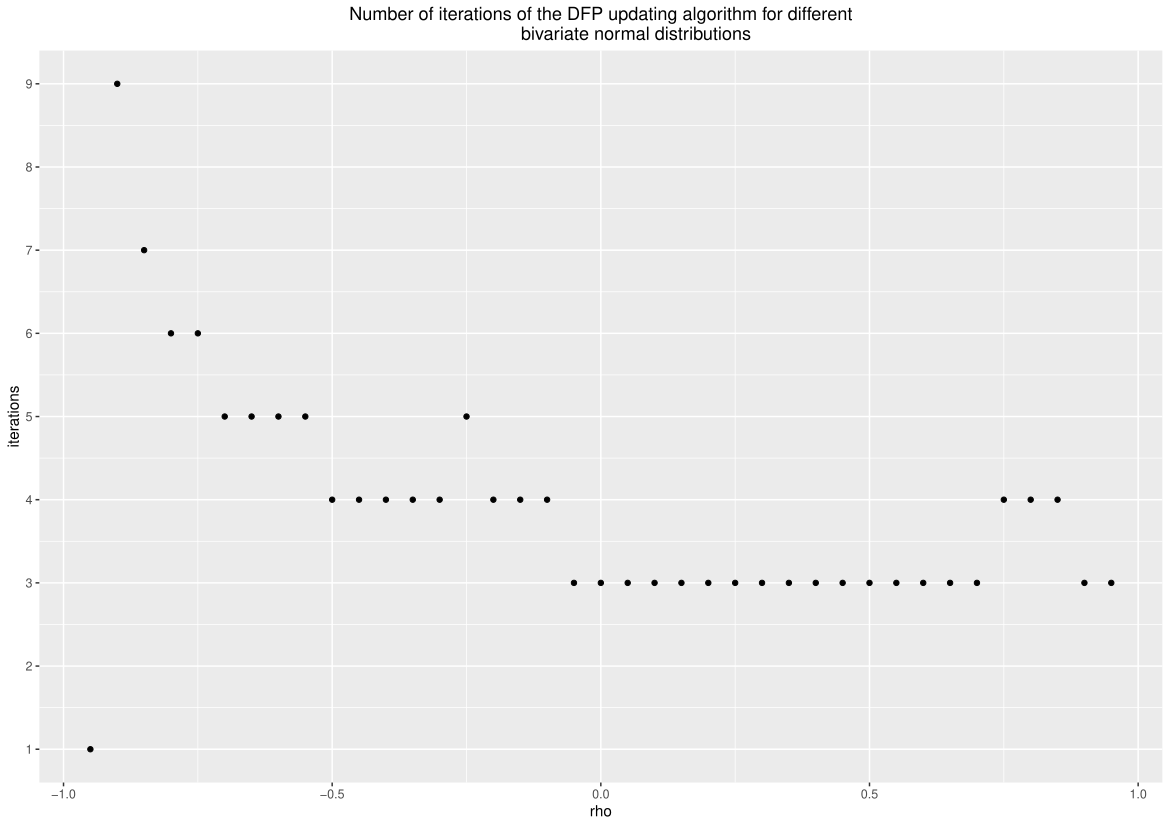

The script that drew this image:
# Name: Christian Peters

library(numDeriv)
library(mvtnorm)
library(ggplot2)

# No. 2)
# ======

#' Implementation of a quasi-newton optimization algorithm using the DFP update.
#' 
#' @param f       The function to optimize.
#' @param start   The starting point.
#' @param tol     The minimum step size. Used as a stopping criterion.
#' @param maxIter Upper threshold for the maximum number of iterations.
#' 
#' @return A list with two entries: The result and the number of iterations.
dfpOptim <- function(f, start, tol=1e-4, maxIter=50) {
  # approximation of the inverse hessian matrix that is updated according
  # to the DFP update rule
  invHessian <- diag(length(start))
  last <- start
  curIter <- 1
  curGradient <- grad(f, start)
  
  repeat {
    # find the best stepsize
    ny <- optimize(function(x) {
        f(last - x * (invHessian %*% curGradient)[,1])
        # don't take steps bigger than a newton step
      }, interval=c(-1, 1))$minimum
    
    # take a step
    deltaTheta <- -ny * (invHessian %*% curGradient)[,1]
    new <- last + deltaTheta
    
    # check stopping conditions
    if (norm(new - last, type='2') < tol || curIter >= maxIter) {
      return(list(result=new, iterations=curIter))
    }
    
    # approximate the next gradient
    nextGradient <- grad(f, new)
    
    # update the inverse hessian approximation using the DFP update
    g <- nextGradient - curGradient
    
    dfpUpdate <- (deltaTheta %*% t(deltaTheta)) / (t(g) %*% deltaTheta)[1, 1] - 
      (invHessian %*% g %*% t(g) %*% invHessian) / (t(g) %*% invHessian %*% g)[1, 1]
    
    invHessian <- invHessian + dfpUpdate
    
    curGradient <- nextGradient
    last <- new
    curIter <- curIter + 1
  }
}

#' This function tests the DFP optimization algorithm by minimizing several
#' bivariate normal distributions with different correlation parameters and
#' examining the number of iterations that it takes to find the minimum.
testDfpOptim <- function() {
  # the different rho values to test
  rho <- seq(-0.95, 0.95, 0.05)
  # get the number of iterations it takes for each rho
  iterations <- sapply(rho, function(rho){
    sigma <- matrix(c(1, rho, rho, 1), nrow=2)
    mean <- c(0, 0)
    # start at a suitable point so that the algorithm converges
    start <- c(1, 1)
    res <- dfpOptim(function(x) -dmvnorm(x, mean=mean, sigma=sigma), start=start)
    if(!isTRUE(all.equal(mean, res$result, tolerance=1e-4))) {
      message(paste0('Error at rho = ', rho, ': The optimizer did not converge! ',
                     'Stopped at: [', res$result[1], ', ', res$result[2], ']'))
    }
    return(res$iterations)
  })
  print(
    ggplot(data.frame(rho=rho, iterations=iterations), aes(x=rho, y=iterations)) +
      ggtitle('Number of iterations of the DFP updating algorithm for different
              bivariate normal distributions') +
      geom_point() +
      scale_y_continuous(breaks=1:max(iterations)) +
      theme(plot.title = element_text(hjust = 0.5))
  )
}

testDfpOptim()

# No. 3)
# ======

#' Helper function that executes a single simulation from the simulation study.
#' 
#' @param method The optimization algorithm to be used.
#' @param b      The number of observations.
#' @param n      The number of features.
#' @param k      Parameter that adjusts the condition number of the problem.
#' @param eps   Quality of the starting point.
#' @param u      Direction in which to deviate from the optimal starting point.
#' 
#' @return A list containing the number of function calls, the error as the euclidean
#'         distance to the optimum and the suboptimality of the solution.
singleSimulation <- function(method, b, n, k, eps, u) {
  # create the matrix X from random observations
  X <- matrix(rnorm(b*n), nrow=b, ncol=n)
  X[, n] <- 1
  y <- sample(c(1, 0), b, replace=TRUE)
  X <- X + k * y %*% t(rep(1, n))
  
  # restore the intercept
  X[, n] <- 1
  
  # the function to be minimized
  scoreFun <- function(theta) {
    score <- 0
    for (i in 1:b) {
      score <- score - (y[i] * t(X[i,]) %*% theta - log(1 + exp(t(X[i,]) %*% theta)))
    }
    return(score)
  }
  
  # find the starting value
  
  # first, use glm to find the optimum
  success <- TRUE
  tryCatch({
    best <- glm(y ~ ., family=binomial(link='logit'),
                data=cbind(as.data.frame(X[,-n]), y=y))
    best <- unname(c(best$coefficients[-1], best$coefficients[1]))
  }, warning = function(w){
    success <<- FALSE
  }, error = function(e){
    success <<- FALSE
  })
  
  if (!success) {
    # no optimum exists for that example
    stop('No optimum exists!')
  }
  
  # now, get ny
  nySearch <- function(ny) {
    ((1 + eps) * scoreFun(best) - scoreFun(best + ny * u))**2
  }
  ny <- optimize(nySearch, c(-10, 10))$minimum
  
  # calculate the starting vector
  start <- best + ny * u
  
  # start the optimizer
  res <- optim(start, scoreFun, method=method)

  # return the relevant results
  return(list(functionCalls=unname(res$counts[1]),
              error=norm(res$par - best, type='2'),
              suboptimality=(scoreFun(res$par) - scoreFun(best))[1, 1]))
}

#' This function is used to execute the simulation study.
#' 
#' @return A data.frame that contains the results.
simulationStudy <- function() {
  # create an empty data.frame to store the results
  result <- data.frame(method=character(), b=integer(), n=integer(), k=double(), 
                       eps=double(), functionCalls=integer(), error=double(),
                       suboptimality=double(), stringsAsFactors = FALSE)
  
  curIteration <- 1
  maxIterations <- 3072
  
  # now iterate over all the parameter combinations
  for (method in c("CG", "BFGS")) {
    for (b in c(100, 200, 500, 1000)) {
      for (n in c(5, 10, 15, 20)) {
        for (k in c(0, 0.25, 0.5, 1)) {
          for (eps in c(1, 2, 3, 4)) {
            for (curDirection in 1:4) {
              # create a random direction
              u <- rnorm(n)
              u <- u / norm(u, type='2')
              
              # run a single simulation
              success <- TRUE
              tryCatch({
                simRes <- singleSimulation(method, b, n, k, eps, u)
              }, error = function(e){
                success <<- FALSE
              })
              
              # try the next example if no result could be obtained
              if (!success) {
                curIteration <- curIteration + 1
                next
              }
              
              # add the results to the data.frame
              result <- rbind(result, list(method=method, b=b, n=n, k=k, eps=eps,
                                           functionCalls=simRes$functionCalls,
                                           error=simRes$error,
                                           suboptimality=simRes$suboptimality),
                              stringsAsFactors = FALSE)
              
              # print progress
              percent <- as.integer(curIteration / maxIterations * 100)
              print(paste0('Iteration: ', curIteration,', ', percent, '% done.'))
              
              curIteration <- curIteration + 1
            }
          }
        }
      }
    }
  }
  return(result)
}

result <- simulationStudy()

testResult <- function(result) {
  # do a t-test to see if the suboptimality of CG is better than that of BFGS
  bfgs <- result[result$method=='BFGS',]$suboptimality
  cg <- result[result$method=='CG',]$suboptimality
  
  # Zero Hypothesis: Mean of suboptimality of BFGS it lower than that of CG
  # Alternative: Suboptimality of BFGS has a greater mean than that of CG
  test <- t.test(bfgs, cg, alternative='greater')
  print(test)
}

testResult(result)

# We can see that the CG algorithm produces significantly less suboptimal results
# than the BFGS algorithm according to the t-test.

# Here are the results of the t-test:
